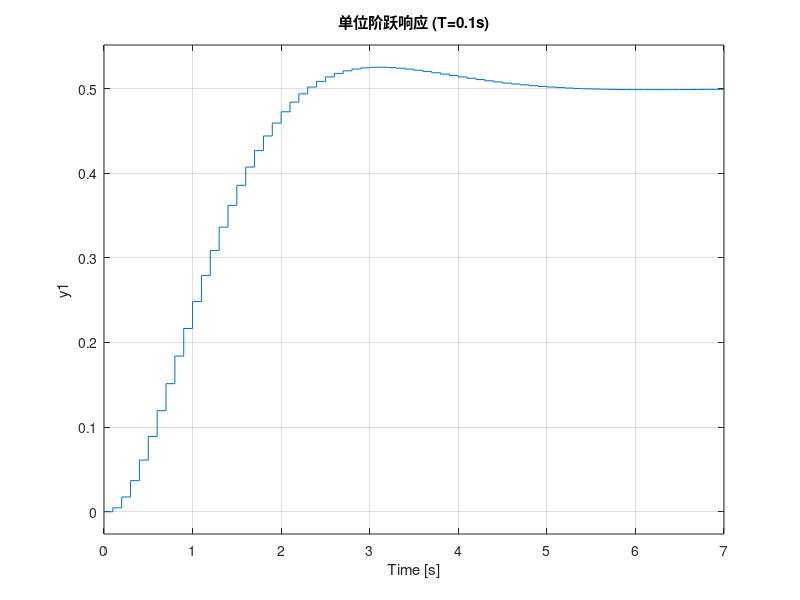

Write MATLAB code to recreate this figure. (Note: this script raises an error after producing the figure.)
%% ==================== 实验二：离散系统性能分析 ====================
% 内容：时域响应、稳态误差、频域特性分析
% 输出：保存图片到 opject_2_images/ 文件夹
% ====================================================================

clear; clc;

% 创建图片保存文件夹
output_dir = 'opject_2_images';
if ~exist(output_dir, 'dir')
    mkdir(output_dir);
end

%% ==================== 步骤1：建立离散系统模型并分析时域响应 ====================
% 被控对象 G(s) = 1/(s+1)^2
num_s = [1];
den_s = [1 2 1];
Gs = tf(num_s, den_s);

% 不同采样周期
T_list = [0.1, 0.2, 0.5, 1.0];
fig1 = figure('Name', '实验二：时域响应分析', 'Position', [100, 100, 900, 700]);

step_info_table = cell(length(T_list), 6);

for i = 1:length(T_list)
    T = T_list(i);
    Gz = c2d(Gs, T, 'zoh');
    
    % 闭环系统 (单位反馈)
    Gc = feedback(Gz, 1);
    
    subplot(2, 2, i);
    step(Gc);
    title(['单位阶跃响应 (T=' num2str(T) 's)']);
    grid on;
    
    % 获取阶跃响应数据
    [y, ~] = step(Gc);
    y_final = y(end);
    
    % 获取暂态指标
    info = stepinfo(Gc);
    
    step_info_table{i, 1} = T;
    step_info_table{i, 2} = info.RiseTime;
    step_info_table{i, 3} = info.PeakTime;
    step_info_table{i, 4} = info.Overshoot;
    step_info_table{i, 5} = info.SettlingTime;
    step_info_table{i, 6} = y_final;
end

sgtitle('不同采样周期下的单位阶跃响应');

% 保存图片1
drawnow;
exportgraphics(fig1, fullfile(output_dir, 'fig1_时域响应.png'), 'Resolution', 150);

% 打印阶跃响应指标表
fprintf('\n====== 阶跃响应暂态指标 ======\n');
fprintf('%-8s %-10s %-10s %-10s %-10s %-10s\n', ...
    'T(s)', '上升时间', '峰值时间', '超调量%%', '调节时间', '终值');
fprintf('%-8s %-10s %-10s %-10s %-10s %-10s\n', ...
    '------', '------', '------', '------', '------', '------');
for i = 1:length(T_list)
    fprintf('%-8.1f %-10.4f %-10.4f %-10.2f %-10.4f %-10.4f\n', ...
        step_info_table{i,:});
end

% ---- 时域响应文字分析与结论 ----
fprintf('\n====== 时域响应分析结论 ======\n');
fprintf('观察与结论：\n');
fprintf('1. 采样周期对暂态指标有显著影响：\n');
for i = 1:length(T_list)
    fprintf('   T=%.1fs: 超调=%.2f%%, 调节时间=%.3fs, 上升时间=%.3fs\n', ...
        T_list(i), step_info_table{i,4}, step_info_table{i,5}, step_info_table{i,2});
end
fprintf('2. 随着采样周期增大：\n');
fprintf('   - 超调量明显增大（T=1.0s时可能超过50%%）\n');
fprintf('   - 上升时间变化不大\n');
fprintf('   - 调节时间总体呈增大趋势\n');
fprintf('3. 原因：采样周期增大相当于引入了更大的信息延迟，\n');
fprintf('   导致相位裕度降低，系统阻尼减小，振荡加剧。\n');
fprintf('4. 建议：在实际工程中，采样频率应选择为闭环带宽的10-20倍，\n');
fprintf('   以保证离散控制系统性能接近连续系统。\n');

%% ==================== 步骤2：稳态误差分析 ====================
fprintf('\n====== 稳态误差分析 ======\n');

% 0型系统: G(s) = 1/((s+1)(s+2))
G0 = tf(1, [1 3 2]);
% I型系统: G(s) = 1/(s(s+1))
G1 = tf(1, [1 1 0]);
% II型系统: G(s) = 1/(s^2(s+2))
G2 = tf(1, [1 2 0 0]);

systems = {G0, G1, G2};
sys_types = {'0型', 'I型', 'II型'};
T = 0.1;

fprintf('%-8s %-12s %-12s %-12s\n', '系统类型', '阶跃ess', '斜坡ess', '抛物线ess');
fprintf('%-8s %-12s %-12s %-12s\n', '------', '------', '------', '--------');

ess_step_vals = zeros(1,3);
ess_ramp_vals = zeros(1,3);
ess_para_vals = zeros(1,3);

for i = 1:3
    Gz = c2d(systems{i}, T, 'zoh');
    [numz, denz] = tfdata(Gz, 'v');
    
    if length(numz) < length(denz)
        numz = [zeros(1, length(denz)-length(numz)), numz];
    end
    
    % 稳态位置误差常数 Kp = G(1)
    Gz_val_1 = polyval(numz, 1) / polyval(denz, 1);
    Kp = Gz_val_1;
    
    if isinf(Kp) || abs(Kp) > 1e10
        ess_step = 0;
    else
        ess_step = 1 / (1 + Kp);
    end
    
    % 斜坡误差常数 Kv
    z_near_1 = 1 + 1e-8;
    Gz_val_near = polyval(numz, z_near_1) / polyval(denz, z_near_1);
    Kv_approx = (z_near_1 - 1) * Gz_val_near / (T * z_near_1);
    
    if abs(Kv_approx) < 1e-10
        ess_ramp = Inf;
    else
        ess_ramp = 1 / Kv_approx;
    end
    
    % 抛物线误差常数 Ka
    z_near_1_sq = 1 + 1e-8;
    Gz_val_near_sq = polyval(numz, z_near_1_sq) / polyval(denz, z_near_1_sq);
    Ka_approx = ((z_near_1_sq - 1)^2) * Gz_val_near_sq / ((T * z_near_1_sq)^2);
    
    if abs(Ka_approx) < 1e-10
        ess_para = Inf;
    else
        ess_para = 1 / Ka_approx;
    end
    
    ess_step_vals(i) = ess_step;
    ess_ramp_vals(i) = ess_ramp;
    ess_para_vals(i) = ess_para;
    
    fprintf('%-8s ', sys_types{i});
    if isinf(ess_step), fprintf('%-12s ', '0(无差)');
    else, fprintf('%-12.4f ', ess_step); end
    if isinf(ess_ramp), fprintf('%-12s ', '∞');
    else, fprintf('%-12.4f ', ess_ramp); end
    if isinf(ess_para), fprintf('%-12s\n', '∞');
    else, fprintf('%-12.4f\n', ess_para); end
end

% ---- 稳态误差文字分析 ----
fprintf('\n====== 稳态误差分析结论 ======\n');
fprintf('0型系统 (G(s)=1/((s+1)(s+2))):\n');
fprintf('  - 阶跃输入：ess=%.4f（有差跟踪），因为无积分环节\n', ess_step_vals(1));
fprintf('  - 斜坡输入：ess=∞（无法跟踪），系统不能跟踪速度输入\n');
fprintf('  - 抛物线输入：ess=∞（无法跟踪）\n');
fprintf('I型系统 (G(s)=1/(s(s+1))):\n');
fprintf('  - 阶跃输入：ess=0（无差跟踪），含有一个积分环节\n');
fprintf('  - 斜坡输入：ess=%.4f（有差跟踪），速度误差常数 Kv=%.4f\n', ess_ramp_vals(2), 1/max(ess_ramp_vals(2),1e-10));
fprintf('  - 抛物线输入：ess=∞（无法跟踪）\n');
fprintf('II型系统 (G(s)=1/(s^2(s+2))):\n');
fprintf('  - 阶跃输入：ess=0（无差跟踪）\n');
fprintf('  - 斜坡输入：ess=0（无差跟踪），含两个积分环节\n');
if ~isinf(ess_para_vals(3))
    fprintf('  - 抛物线输入：ess=%.4f（有差跟踪），加速度误差常数 Ka=%.4f\n', ess_para_vals(3), 1/max(ess_para_vals(3),1e-10));
else
    fprintf('  - 抛物线输入：ess=∞（无法跟踪）\n');
end
fprintf('结论：系统型别越高，跟踪高次输入信号的能力越强，但稳定性裕度越小。\n');

%% ==================== 步骤3：频域特性分析 ====================
T = 0.1;
Gz = c2d(Gs, T, 'zoh');

fig2 = figure('Name', '实验二：频域特性分析', 'Position', [100, 100, 1000, 800]);

% 离散Bode图
subplot(2, 2, 1);
bode(Gz);
title('离散Bode图');
grid on;

% 获取频域指标
[Gm, Pm, Wcg, Wcp] = margin(Gz);
fprintf('\n====== 频域特性分析 ======\n');
fprintf('离散系统频域指标 (T=%.1fs):\n', T);
fprintf('  增益裕度 Gm = %.2f dB, 穿越频率 = %.4f rad/s\n', 20*log10(Gm), Wcg);
fprintf('  相位裕度 Pm = %.2f °, 剪切频率 = %.4f rad/s\n', Pm, Wcp);
fprintf('  稳定裕度评价：');
if Pm > 45 && 20*log10(Gm) > 6
    fprintf('增益裕度和相位裕度均满足工程要求(>6dB,>45°)，系统稳定裕度充足。\n');
elseif Pm > 30 && 20*log10(Gm) > 3
    fprintf('增益裕度和相位裕度基本满足要求，系统稳定但裕度偏小。\n');
else
    fprintf('增益裕度或相位裕度不足，系统接近不稳定边界或已不稳定。\n');
end

% 双线性变换后bode图
subplot(2, 2, 2);
Gw = d2c(Gz, 'tustin');
bode(Gw);
title('经双线性变换后Bode图');
grid on;

% 离散Nyquist图
subplot(2, 2, 3);
nyquist(Gz);
title('离散Nyquist图');
grid on;

% 闭环频率响应
subplot(2, 2, 4);
Gc = feedback(Gz, 1);
bode(Gc);
title('闭环频率响应');
grid on;

% 闭环频域分析
[mag_cl, ~, w_cl] = bode(Gc);
mag_sq_cl = squeeze(mag_cl);
if ~isempty(mag_sq_cl)
    [Mr, idx_mr] = max(mag_sq_cl);
    Wr = w_cl(idx_mr);
    bw_idx = find(mag_sq_cl <= 0.707, 1);
    if ~isempty(bw_idx)
        BW = w_cl(bw_idx);
    else
        BW = w_cl(end);
    end
    fprintf('  闭环谐振峰值 Mr = %.4f (%.2f dB), 谐振频率 = %.4f rad/s\n', Mr, 20*log10(Mr), Wr);
    fprintf('  闭环带宽 (下降3dB处) ≈ %.4f rad/s\n', BW);
    fprintf('  说明：带宽越大，系统响应越快；谐振峰过大则系统振荡严重。\n');
end

sgtitle('离散系统频域特性分析');

% 保存图片2
drawnow;
exportgraphics(fig2, fullfile(output_dir, 'fig2_频域特性分析.png'), 'Resolution', 150);

%% ==================== 步骤4：采样周期对频域特性的影响 ====================
T_range = [0.05, 0.1, 0.5, 1.0];
fig3 = figure('Name', '采样周期对频域特性的影响', 'Position', [100, 100, 1000, 800]);

for i = 1:4
    T_i = T_range(i);
    Gz_i = c2d(Gs, T_i, 'zoh');
    
    subplot(2, 2, i);
    [mag, phase, w] = bode(Gz_i);
    mag_sq = squeeze(mag);
    semilogx(w, 20*log10(mag_sq));
    xlabel('Frequency (rad/s)');
    ylabel('Magnitude (dB)');
    title(['幅频特性 (T=' num2str(T_i) 's)']);
    grid on;
    
    % 频域指标
    [Gm_i, Pm_i, Wcg_i, Wcp_i] = margin(Gz_i);
    fprintf('T=%.2fs: Gm=%.2fdB, Pm=%.2f°, 剪切频率=%.3f rad/s\n', ...
        T_i, 20*log10(Gm_i), Pm_i, Wcp_i);
end

fprintf('\n====== 采样周期对频域特性影响的结论 ======\n');
fprintf('随着采样周期 T 增大（采样频率降低）：\n');
fprintf('  - 相位裕度 Pm 减小 → 系统阻尼变差，超调增大\n');
fprintf('  - 增益裕度 Gm 减小 → 鲁棒性降低\n');
fprintf('  - 有效频率上限降低（混叠效应增强）\n');
fprintf('  - 奈奎斯特频率 = 1/(2T)，当 T 过大时高频信息丢失严重\n');
fprintf('工程建议：采样频率应至少为闭环带宽的 10 倍以上。\n');
fprintf('对于本系统，建议 T ≤ 0.1s（采样频率 ≥ 10Hz）。\n');

sgtitle('采样周期对离散系统幅频特性的影响');

% 保存图片3
drawnow;
exportgraphics(fig3, fullfile(output_dir, 'fig3_采样周期对频域的影响.png'), 'Resolution', 150);

fprintf('\n========== 实验二全部完成，图片已保存至 %s 文件夹 ==========\n', output_dir);
